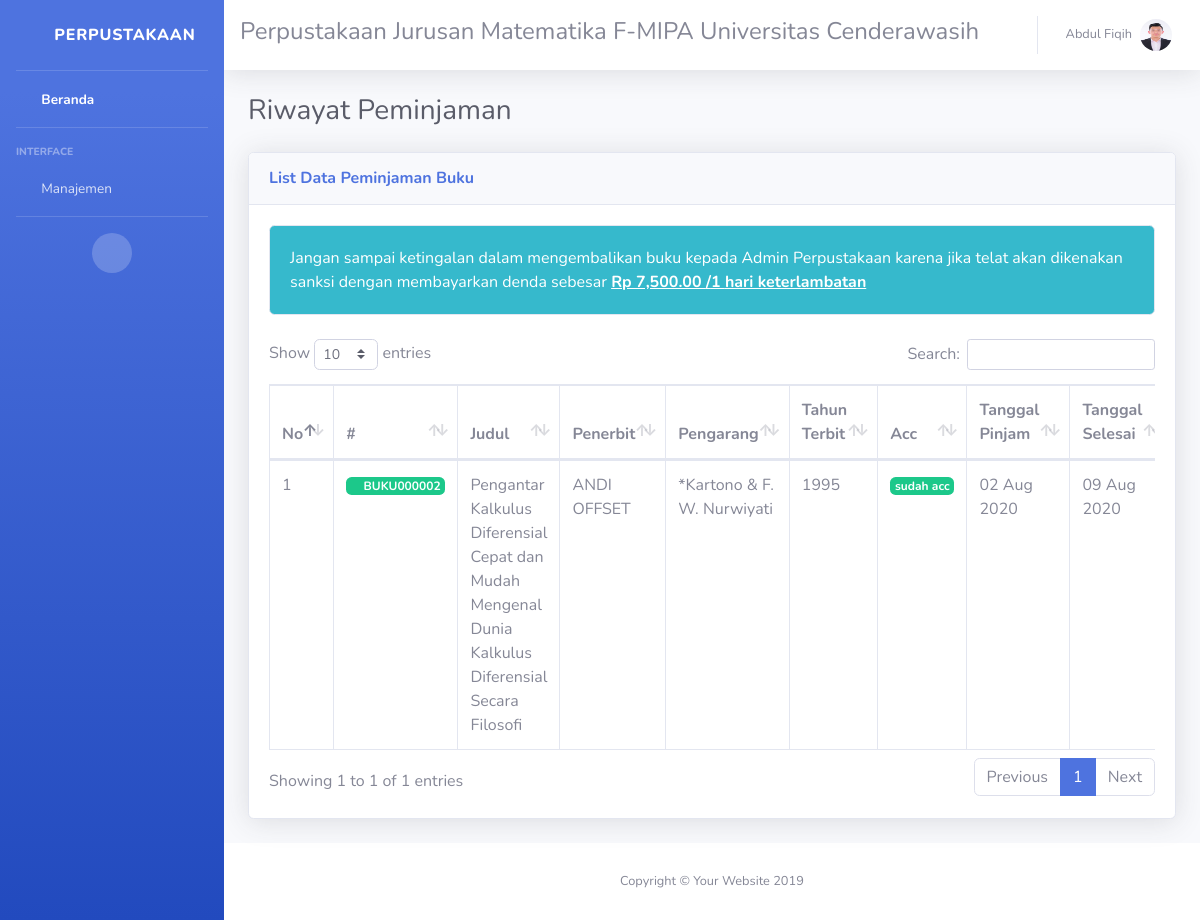
Screenshot of /guest/index.php?page=peminjaman (signed in) with the database file from the repository.
### tables this page shows
CREATE TABLE `tbl_mahasiswa` (
  `nim` varchar(15) NOT NULL,
  `nama_lengkap` varchar(100) NOT NULL,
  `email` varchar(50) NOT NULL,
  `password` varchar(10) NOT NULL,
  `anggota_aktif` int(1) NOT NULL,
  `img_mhs` text,
  `terakhir_login` timestamp NULL DEFAULT NULL ON UPDATE CURRENT_TIMESTAMP
);

CREATE TABLE `tbl_denda` (
  `id_denda` int(5) NOT NULL,
  `durasi` int(2) NOT NULL,
  `nominal` int(15) NOT NULL
);

CREATE TABLE `tbl_peminjaman` (
  `id_pinjaman` int(5) NOT NULL,
  `id_buku` varchar(15) NOT NULL,
  `nim` varchar(15) DEFAULT NULL,
  `nip` varchar(15) DEFAULT NULL,
  `tgl_pinjam` date NOT NULL,
  `tgl_selesai` date NOT NULL,
  `tgl_kembali` date DEFAULT NULL,
  `status_pinjaman` int(1) NOT NULL,
  `acc` int(1) NOT NULL,
  `notif_email` int(1) NOT NULL,
  `denda` int(1) NOT NULL,
  `keterangan` text
);

CREATE TABLE `tbl_buku` (
  `id_buku` varchar(15) NOT NULL,
  `id_kategori` varchar(15) NOT NULL,
  `judul` text NOT NULL,
  `penerbit` varchar(30) NOT NULL,
  `pengarang` varchar(30) NOT NULL,
  `catatan` text NOT NULL,
  `stemming` text NOT NULL,
  `tahun_terbit` int(4) NOT NULL,
  `stok` int(5) NOT NULL,
  `img_buku` text,
  `updated_at` timestamp NULL DEFAULT CURRENT_TIMESTAMP,
  `deleted_at` timestamp NULL DEFAULT NULL
);

### guest/page/peminjaman/peminjaman.php (the view, shortened to what this page needs)
<div class="d-sm-flex align-items-center justify-content-between mb-4">
  <h1 class="h3 mb-0 text-gray-800">Riwayat Peminjaman</h1>
</div>
<div class="card shadow mb-4">
    <div class="card-header py-3 d-flex flex-row align-items-center justify-content-between">
        <h6 class="m-0 font-weight-bold text-primary">List Data Peminjaman Buku</h6>
    </div>
    <div class="card-body">
        <div class="row">
            <div class="col-md-12">
                <div class="card bg-info text-white">
                    <div class="card-body">
                    <?= dendaKeterangan() ?>
                    </div>
                </div>
            </div>
        </div><br>
        <div class="row">
            <div class="col-sm-12">
                <div class="table-responsive">
                    <table class="table table-bordered dataTable" id="dataTable">
                        <thead>
                            <tr>
                                <th>No</th>
                                <th>#</th>
                                <th>Judul</th>
                                <th>Penerbit</th>
                                <th>Pengarang</th>
                                <th>Tahun Terbit</th>
                                <th>Acc</th>
                                <th>Tanggal Pinjam</th>
                                <th>Tanggal Selesai</th>
                            </tr>
                        </thead>
                        <tbody>
                        <?php
                        $no = 1;
                        $q = mysqli_query($conn, "SELECT * FROM tbl_peminjaman
                                                JOIN tbl_buku ON tbl_peminjaman.id_buku=tbl_buku.id_buku
                                                JOIN tbl_mahasiswa ON tbl_peminjaman.nim=tbl_mahasiswa.nim
                                                WHERE tbl_peminjaman.nim=$userdata[nim]");
                        while($data=mysqli_fetch_array($q)){
                        ?>
                            <tr>
                                <td><?= $no ?></td>
                                <td><label class="badge badge-success"><i class="fas fa-book"></i> <?= $data['id_buku'] ?></label></td>
                                <td><?= $data['judul'] ?></td>
                                <td><?= $data['penerbit'] ?></td>
                                <td><?= $data['pengarang'] ?></td>
                                <td><?= $data['tahun_terbit'] ?></td>
                                <td><?= statusAcc($data['acc']) ?></td>
                                <td><?= tanggal($data['tgl_pinjam']) ?></td>
                                <td><?= tanggal($data['tgl_selesai']) ?></td>
                            </tr>
                        <?php $no++; } ?>
                        </tbody>
                    </table>
                </div>
            </div>
        </div>
    </div>
</div>

### guest/header.php (shortened to what this page needs)
<nav class="navbar navbar-expand navbar-light bg-white topbar mb-4 static-top shadow">
          <h4>Perpustakaan Jurusan Matematika F-MIPA Universitas Cenderawasih</h4>
          <ul class="navbar-nav ml-auto">
            <li class="nav-item dropdown no-arrow">
              <a class="nav-link dropdown-toggle" href="#" id="userDropdown" role="button" data-toggle="dropdown" aria-haspopup="true" aria-expanded="false">
                <span class="mr-2 d-none d-lg-inline text-gray-600 small"><?= $userdata['nama_lengkap'] ?></span>
                <img class="img-profile rounded-circle" src="<?= $img ?>">
              </a>
            </li>
          </ul>
        </nav>

### guest/service.php (shortened to what this page needs)
<?php
$id     = $_SESSION['id'];
$role   = $_SESSION['role'];
if ($role == 1){
    $q = mysqli_query($conn, "SELECT * FROM tbl_mahasiswa WHERE nim='$id'");
    $userdata = mysqli_fetch_array($q);
} else {
    $q = mysqli_query($conn, "SELECT * FROM tbl_dosen WHERE nip='$id'");
    $userdata = mysqli_fetch_array($q);
}
if ($role == 1){
    ($userdata['img_mhs']!=NULL)?$img='../assets/img/mahasiswa/'.$userdata['img_mhs']:$img='../assets/img/no-photo.png';
} else {
    ($userdata['img_dosen']!=NULL)?$img='../assets/img/dosen/'.$userdata['img_dosen']:$img='../assets/img/no-photo.png';
}
function tanggal($params){
    if (!empty($params)){
        $tgl = date('d M Y',strtotime($params));
    } else {
        $tgl = '<label class="badge badge-info">belum ada tanggal</label>';
    }
    return $tgl;
}
function statusAcc($params){
    $val = "";
    switch($params){
        case 1:
            $val = '<label class="badge badge-success">sudah acc</label>';
        break;
    }
    return $val;
}
function convertRupiah($params){
	$val = "Rp " . number_format($params,2,'.',',');
	return $val;
}
function dendaKeterangan(){
    include "../assets/lib/koneksi.php";
    $sql = mysqli_query($conn, "SELECT * FROM tbl_denda");
    $data = mysqli_fetch_array($sql);
    $val = "Jangan sampai ketingalan dalam mengembalikan buku kepada Admin Perpustakaan karena jika telat akan dikenakan sanksi dengan membayarkan denda sebesar <b><u>".convertRupiah($data['nominal'])." /".$data['durasi']." hari keterlambatan</u></b>";
    return $val;
}

### rows the page displays
tbl_mahasiswa: nama_lengkap "Abdul Fiqih", img_mhs (picture)
tbl_denda: nominal "Rp 7,500.00", durasi "1"
tbl_peminjaman: id_buku.id_buku "BUKU000002", id_buku.judul "Pengantar Kalkulus Diferensial Cepat dan Mudah Mengenal Dunia Kalkulus Diferensial Secara Filosofi", id_buku.penerbit "ANDI OFFSET", id_buku.pengarang "*Kartono & F. W. Nurwiyati", id_buku.tahun_terbit "1995", acc "sudah acc", tgl_pinjam "02 Aug 2020", tgl_selesai "09 Aug 2020"
